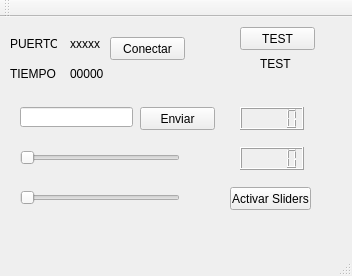
<?xml version="1.0" encoding="UTF-8"?>
<ui version="4.0">
 <class>MainWindow</class>
 <widget class="QMainWindow" name="MainWindow">
  <property name="geometry">
   <rect>
    <x>0</x>
    <y>0</y>
    <width>352</width>
    <height>276</height>
   </rect>
  </property>
  <property name="windowTitle">
   <string>Arduino Serial Port</string>
  </property>
  <widget class="QWidget" name="centralWidget">
   <widget class="QLabel" name="label">
    <property name="geometry">
     <rect>
      <x>10</x>
      <y>20</y>
      <width>47</width>
      <height>13</height>
     </rect>
    </property>
    <property name="text">
     <string>PUERTO</string>
    </property>
   </widget>
   <widget class="QLabel" name="LabelPort">
    <property name="geometry">
     <rect>
      <x>70</x>
      <y>20</y>
      <width>47</width>
      <height>13</height>
     </rect>
    </property>
    <property name="text">
     <string>xxxxx</string>
    </property>
   </widget>
   <widget class="QPushButton" name="ButtonSerialPort">
    <property name="geometry">
     <rect>
      <x>110</x>
      <y>20</y>
      <width>75</width>
      <height>23</height>
     </rect>
    </property>
    <property name="text">
     <string>Conectar</string>
    </property>
   </widget>
   <widget class="QLabel" name="LabelTest">
    <property name="geometry">
     <rect>
      <x>260</x>
      <y>40</y>
      <width>47</width>
      <height>13</height>
     </rect>
    </property>
    <property name="text">
     <string>TEST</string>
    </property>
   </widget>
   <widget class="QPushButton" name="TestButton">
    <property name="geometry">
     <rect>
      <x>240</x>
      <y>10</y>
      <width>75</width>
      <height>23</height>
     </rect>
    </property>
    <property name="text">
     <string>TEST</string>
    </property>
   </widget>
   <widget class="QLineEdit" name="EditStringData">
    <property name="geometry">
     <rect>
      <x>20</x>
      <y>90</y>
      <width>113</width>
      <height>20</height>
     </rect>
    </property>
   </widget>
   <widget class="QPushButton" name="SendButton">
    <property name="geometry">
     <rect>
      <x>140</x>
      <y>90</y>
      <width>75</width>
      <height>23</height>
     </rect>
    </property>
    <property name="text">
     <string>Enviar</string>
    </property>
   </widget>
   <widget class="QLabel" name="label_2">
    <property name="geometry">
     <rect>
      <x>10</x>
      <y>50</y>
      <width>47</width>
      <height>13</height>
     </rect>
    </property>
    <property name="text">
     <string>TIEMPO</string>
    </property>
   </widget>
   <widget class="QLabel" name="LabelTime">
    <property name="geometry">
     <rect>
      <x>70</x>
      <y>50</y>
      <width>47</width>
      <height>13</height>
     </rect>
    </property>
    <property name="text">
     <string>00000</string>
    </property>
   </widget>
   <widget class="QSlider" name="SliderX">
    <property name="geometry">
     <rect>
      <x>20</x>
      <y>130</y>
      <width>160</width>
      <height>22</height>
     </rect>
    </property>
    <property name="maximum">
     <number>255</number>
    </property>
    <property name="orientation">
     <enum>Qt::Horizontal</enum>
    </property>
   </widget>
   <widget class="QSlider" name="SliderY">
    <property name="geometry">
     <rect>
      <x>20</x>
      <y>170</y>
      <width>160</width>
      <height>22</height>
     </rect>
    </property>
    <property name="maximum">
     <number>255</number>
    </property>
    <property name="orientation">
     <enum>Qt::Horizontal</enum>
    </property>
   </widget>
   <widget class="QLCDNumber" name="DisplayX">
    <property name="geometry">
     <rect>
      <x>240</x>
      <y>90</y>
      <width>64</width>
      <height>23</height>
     </rect>
    </property>
   </widget>
   <widget class="QLCDNumber" name="DisplayY">
    <property name="geometry">
     <rect>
      <x>240</x>
      <y>130</y>
      <width>64</width>
      <height>23</height>
     </rect>
    </property>
   </widget>
   <widget class="QPushButton" name="EnableSliderButton">
    <property name="geometry">
     <rect>
      <x>230</x>
      <y>170</y>
      <width>81</width>
      <height>23</height>
     </rect>
    </property>
    <property name="text">
     <string>Activar Sliders</string>
    </property>
   </widget>
  </widget>
  <widget class="QMenuBar" name="menuBar">
   <property name="geometry">
    <rect>
     <x>0</x>
     <y>0</y>
     <width>352</width>
     <height>21</height>
    </rect>
   </property>
  </widget>
  <widget class="QToolBar" name="mainToolBar">
   <property name="windowTitle">
    <string/>
   </property>
   <attribute name="toolBarArea">
    <enum>TopToolBarArea</enum>
   </attribute>
   <attribute name="toolBarBreak">
    <bool>false</bool>
   </attribute>
  </widget>
  <widget class="QStatusBar" name="statusBar"/>
 </widget>
 <layoutdefault spacing="6" margin="11"/>
 <resources/>
 <connections/>
</ui>
